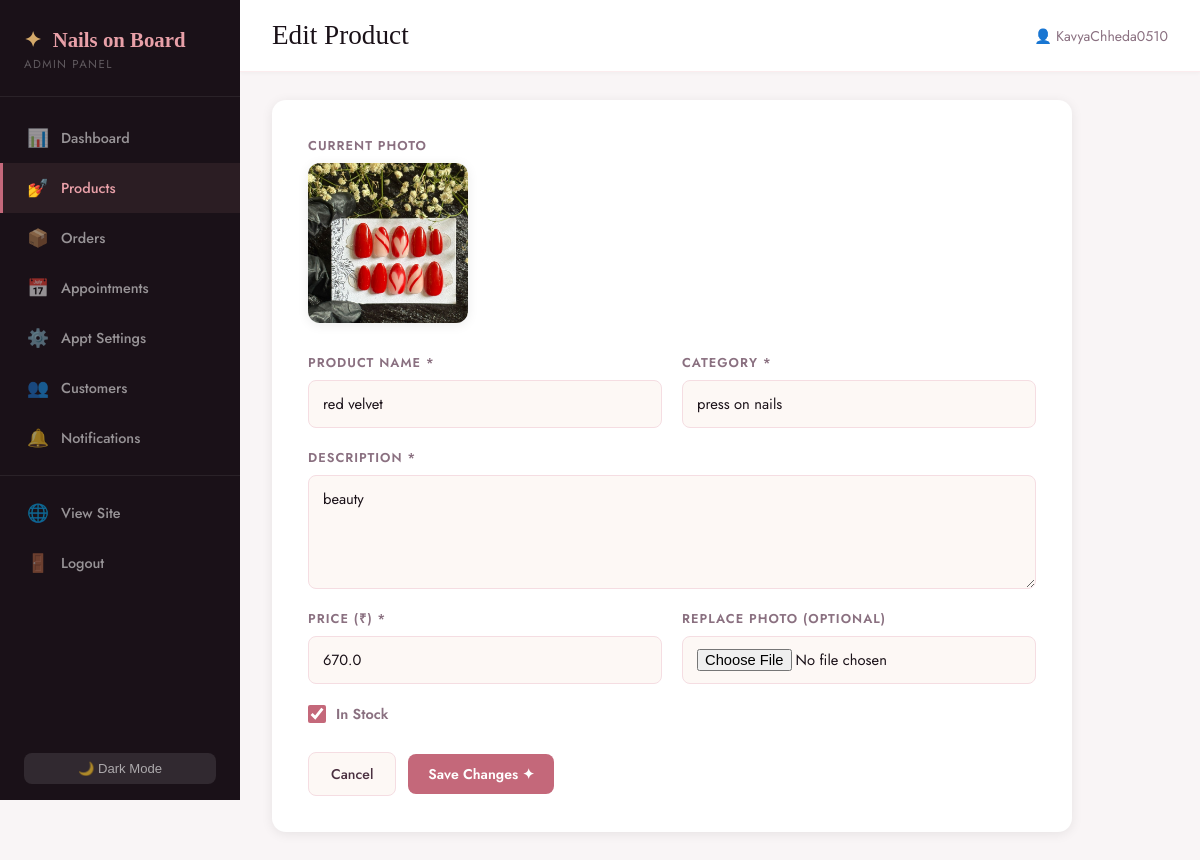
The app's page /admin/products/edit/1 (signed in) with its own data.
### app.py (models this page shows)
class NailProduct(db.Model):
    id             = db.Column(db.Integer, primary_key=True)
    name           = db.Column(db.String(120), nullable=False)
    description    = db.Column(db.Text, nullable=False)
    price          = db.Column(db.Float, nullable=False)
    category       = db.Column(db.String(80), nullable=False)
    image_filename = db.Column(db.String(200), nullable=True)
    in_stock       = db.Column(db.Boolean, default=True)
    created_at     = db.Column(db.DateTime, default=datetime.utcnow)

### app.py (the view, shortened to what this page needs)
@app.route('/admin/products/edit/<int:pid>', methods=['GET', 'POST'])
@admin_required
def admin_edit_product(pid):
    p = NailProduct.query.get_or_404(pid)
    return render_template('admin/edit_product.html', product=p)

### app.py (called while the page is built)
def admin_required(f):
    from functools import wraps
    @wraps(f)
    def d(*a, **kw):
        if not session.get('admin_logged_in'):
            flash('Please log in as admin.', 'error')
            return redirect(url_for('admin_login'))
        return f(*a, **kw)
    return d

### templates/admin/edit_product.html (shortened to what this page needs)
{% extends "admin/base_admin.html" %}
{% block page_title %}Edit Product{% endblock %}
{% block content %}
<div class="admin-form-card">
  <form method="POST" enctype="multipart/form-data" class="admin-form">
    {% if product.image_filename %}
    <div class="current-image">
      <label>Current Photo</label>
      <img src="{{ url_for('static', filename='uploads/nails/' + product.image_filename) }}" alt="Current" />
    </div>
    {% endif %}
    <div class="form-row">
      <div class="form-group">
        <label>Product Name *</label>
        <input type="text" name="name" required value="{{ product.name }}" />
      </div>
      <div class="form-group">
        <label>Category *</label>
        <input type="text" name="category" required value="{{ product.category }}" />
      </div>
    </div>
    <div class="form-group full">
      <label>Description *</label>
      <textarea name="description" required rows="4">{{ product.description }}</textarea>
    </div>
    <div class="form-row">
      <div class="form-group">
        <label>Price (₹) *</label>
        <input type="number" name="price" step="0.01" min="0" required value="{{ product.price }}" />
      </div>
      <div class="form-group">
        <label>Replace Photo (optional)</label>
        <input type="file" name="image" accept="image/*" class="file-input" />
      </div>
    </div>
    <div class="form-group checkbox-group">
      <label><input type="checkbox" name="in_stock" {% if product.in_stock %}checked{% endif %} /> In Stock</label>
    </div>
    <div class="form-actions">
      <a href="{{ url_for('admin_products') }}" class="btn-cancel">Cancel</a>
      <button type="submit" style="background:#c4687a;color:#ffffff!important;padding:10px 20px;border-radius:8px;font-family:Jost,sans-serif;font-size:.88rem;font-weight:600;text-decoration:none;display:inline-block;border:none;cursor:pointer">Save Changes ✦</button>
    </div>
  </form>
</div>
{% endblock %}

### static/css/admin.css (style rules this page uses)
:root { --rose: #e8a0a8; --deep-rose: #c4687a; --blush: #f5dde2; --cream: #fdf8f5; --dark: #1a1118; --mid: #4a3040; --muted: #8a7080; --white: #ffffff; --gold: #d4a96a; --sidebar-w: 240px; --admin-bg: #f9f5f6; --shadow: 0 2px 12px rgba(0,0,0,0.08); }
*, *::before, *::after { box-sizing: border-box; margin: 0; padding: 0; }
body { font-family: 'Jost', sans-serif; background: var(--admin-bg); color: var(--dark); }
.admin-body { display: flex; min-height: 100vh; }
.btn-cancel { padding: 11px 22px; background: var(--cream); color: var(--mid); border: 1.5px solid var(--blush); border-radius: 8px; font-family: 'Jost', sans-serif; font-size: 0.88rem; font-weight: 500; cursor: pointer; text-decoration: none; transition: all 0.2s; }
.admin-form-card { background: var(--white); border-radius: 14px; padding: 36px; box-shadow: var(--shadow); max-width: 800px; }
.admin-form { display: flex; flex-wrap: wrap; gap: 20px; }
.form-row { display: grid; grid-template-columns: 1fr 1fr; gap: 20px; width: 100%; }
.form-group { display: flex; flex-direction: column; }
.form-group.full { width: 100%; }
.form-group label { font-size: 0.8rem; font-weight: 600; letter-spacing: 0.08em; text-transform: uppercase; color: var(--muted); margin-bottom: 8px; }
.form-group input, .form-group textarea, .form-group select { padding: 12px 14px; border: 1.5px solid var(--blush); border-radius: 8px; font-family: 'Jost', sans-serif; font-size: 0.92rem; color: var(--dark); background: var(--cream); outline: none; transition: border-color 0.2s; }
.file-input { padding: 9px 14px; cursor: pointer; }
.checkbox-group label { display: flex; align-items: center; gap: 10px; font-size: 0.9rem; text-transform: none; letter-spacing: 0; cursor: pointer; }
.checkbox-group input[type=checkbox] { width: 18px; height: 18px; accent-color: var(--deep-rose); }
.form-actions { display: flex; gap: 12px; align-items: center; width: 100%; }
.current-image { width: 100%; margin-bottom: 4px; }
.current-image label { display: block; font-size: 0.8rem; font-weight: 600; letter-spacing: 0.08em; text-transform: uppercase; color: var(--muted); margin-bottom: 8px; }
.current-image img { width: 160px; height: 160px; object-fit: cover; border-radius: 12px; box-shadow: var(--shadow); }

### records on screen
NailProduct: image_filename (picture), name "red velvet", category "press on nails", description "beauty", price "670.0", in_stock "☑"

### other values on screen
{{ session.admin_username }} "KavyaChheda0510"
